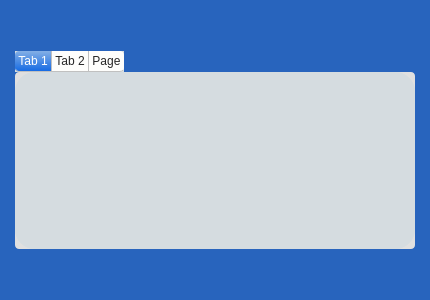
<?xml version="1.0" encoding="UTF-8"?>
<ui version="4.0">
 <class>Form</class>
 <widget class="QWidget" name="Form">
  <property name="geometry">
   <rect>
    <x>0</x>
    <y>0</y>
    <width>430</width>
    <height>300</height>
   </rect>
  </property>
  <property name="windowTitle">
   <string>Form</string>
  </property>
  <property name="styleSheet">
   <string notr="true">*{    background-color:#2864bd;
}
QFormWindow {
    background-color:#2864bd;
}
QPushButton, QToolButton, QCommandLinkButton{
    padding: 0 5px 0 5px;
    border-style: solid;
    border-top-color: qlineargradient(spread:pad, x1:0, y1:0, x2:0, y2:1, stop:0 #c1c9cf, stop:1 #d2d8dd);
    border-right-color: qlineargradient(spread:pad, x1:1, y1:0, x2:0, y2:0, stop:0 #c1c9cf, stop:1 #d2d8dd);
    border-bottom-color: qlineargradient(spread:pad, x1:0, y1:1, x2:0, y2:0, stop:0 #c1c9cf, stop:1 #d2d8dd);
    border-left-color: qlineargradient(spread:pad, x1:0, y1:0, x2:1, y2:0, stop:0 #c1c9cf, stop:1 #d2d8dd);
    border-width: 2px;
    border-radius: 8px;
    color: #616161;
    font-weight: bold;
    background-color: qlineargradient(spread:pad, x1:0.5, y1:0, x2:0.5, y2:1, stop:0 #fbfdfd, stop:0.5 #ffffff, stop:1 #fbfdfd);
}
QPushButton::default, QToolButton::default, QCommandLinkButton::default{
    border: 2px solid transparent;
    color: #FFFFFF;
    background-color: qlineargradient(spread:pad, x1:0.5, y1:0, x2:0.5, y2:1, stop:0 #84afe5, stop:1 #1168e4);
}
QPushButton:hover, QToolButton:hover, QCommandLinkButton:hover{
    color: #3d3d3d;
}
QPushButton:pressed, QToolButton:pressed, QCommandLinkButton:pressed{
    color: #aeaeae;
    background-color: qlineargradient(spread:pad, x1:0.5, y1:0, x2:0.5, y2:1, stop:0 #ffffff, stop:0.5 #fbfdfd, stop:1 #ffffff);
}
QPushButton:disabled, QToolButton:disabled, QCommandLinkButton:disabled{
    color: #616161;
    background-color: qlineargradient(spread:pad, x1:0.5, y1:0, x2:0.5, y2:1, stop:0 #dce7eb, stop:0.5 #e0e8eb, stop:1 #dee7ec);
}
QLineEdit, QTextEdit, QPlainTextEdit, QSpinBox, QDoubleSpinBox, QTimeEdit, QDateEdit, QDateTimeEdit {
    border-width: 2px;
    border-radius: 8px;
    border-style: solid;
    border-top-color: qlineargradient(spread:pad, x1:0.5, y1:1, x2:0.5, y2:0, stop:0 #c1c9cf, stop:1 #d2d8dd);
    border-right-color: qlineargradient(spread:pad, x1:0, y1:0, x2:1, y2:0, stop:0 #c1c9cf, stop:1 #d2d8dd);
    border-bottom-color: qlineargradient(spread:pad, x1:0.5, y1:0, x2:0.5, y2:1, stop:0 #c1c9cf, stop:1 #d2d8dd);
    border-left-color: qlineargradient(spread:pad, x1:1, y1:0, x2:0, y2:0, stop:0 #c1c9cf, stop:1 #d2d8dd);
    background-color: #f4f4f4;
    color: #3d3d3d;
}
QLineEdit:focus, QTextEdit:focus, QPlainTextEdit:focus, QSpinBox:focus, QDoubleSpinBox:focus, QTimeEdit:focus, QDateEdit:focus, QDateTimeEdit:focus {
    border-width: 2px;
    border-radius: 8px;
    border-style: solid;
    border-top-color: qlineargradient(spread:pad, x1:0.5, y1:1, x2:0.5, y2:0, stop:0 #85b7e3, stop:1 #9ec1db);
    border-right-color: qlineargradient(spread:pad, x1:0, y1:0, x2:1, y2:0, stop:0 #85b7e3, stop:1 #9ec1db);
    border-bottom-color: qlineargradient(spread:pad, x1:0.5, y1:0, x2:0.5, y2:1, stop:0 #85b7e3, stop:1 #9ec1db);
    border-left-color: qlineargradient(spread:pad, x1:1, y1:0, x2:0, y2:0, stop:0 #85b7e3, stop:1 #9ec1db);
    background-color: #f4f4f4;
    color: #3d3d3d;
}
QLineEdit:disabled, QTextEdit:disabled, QPlainTextEdit:disabled, QSpinBox:disabled, QDoubleSpinBox:disabled, QTimeEdit:disabled, QDateEdit:disabled, QDateTimeEdit:disabled {
    color: #b9b9b9;
}
QSpinBox::up-button, QDoubleSpinBox::up-button, QTimeEdit::up-button, QDateEdit::up-button, QDateTimeEdit::up-button {
    subcontrol-origin: padding;
    subcontrol-position: top right;
    width: 15px;
    color: #272727;
    border-left-width: 1px;
    border-left-color: darkgray;
    border-left-style: solid;
    border-top-right-radius: 3px;
    padding: 3px;
}
QSpinBox::down-button, QDoubleSpinBox::down-button, QTimeEdit::down-button, QDateEdit::down-button, QDateTimeEdit::down-button {
    subcontrol-origin: padding;
    subcontrol-position: bottom right;
    width: 15px;
    color: #272727;
    border-left-width: 1px;
    border-left-color: darkgray;
    border-left-style: solid;
    border-bottom-right-radius: 3px;
    padding: 3px;
}
QSpinBox::up-button:pressed, QDoubleSpinBox::up-button:pressed, QTimeEdit::up-button:pressed, QDateEdit::up-button:pressed, QDateTimeEdit::up-button:pressed {
    color: #aeaeae;
    background-color: qlineargradient(spread:pad, x1:0.5, y1:0, x2:0.5, y2:1, stop:0 #ffffff, stop:0.5 #fbfdfd, stop:1 #ffffff);
}
QSpinBox::down-button:pressed, QDoubleSpinBox::down-button:pressed, QTimeEdit::down-button:pressed, QDateEdit::down-button:pressed, QDateTimeEdit::down-button:pressed {
    color: #aeaeae;
    background-color: qlineargradient(spread:pad, x1:0.5, y1:0, x2:0.5, y2:1, stop:0 #ffffff, stop:0.5 #fbfdfd, stop:1 #ffffff);
}
QSpinBox::up-button:hover, QDoubleSpinBox::up-button:hover, QTimeEdit::up-button:hover, QDateEdit::up-button:hover, QDateTimeEdit::up-button:hover {
    color: #FFFFFF;
    border-top-right-radius: 5px;
    background-color: qlineargradient(spread:pad, x1:0.5, y1:0, x2:0.5, y2:1, stop:0 #84afe5, stop:1 #1168e4);
    
}
QSpinBox::down-button:hover, QDoubleSpinBox::down-button:hover, QTimeEdit::down-button:hover, QDateEdit::down-button:hover, QDateTimeEdit::down-button:hover {
    color: #FFFFFF;
    border-bottom-right-radius: 5px;
    background-color: qlineargradient(spread:pad, x1:0.5, y1:0, x2:0.5, y2:1, stop:0 #84afe5, stop:1 #1168e4);
}
QSpinBox::up-arrow, QDoubleSpinBox::up-arrow, QTimeEdit::up-arrow, QDateEdit::up-arrow, QDateTimeEdit::up-arrow {
    image: url(/usr/share/icons/Adwaita/16x16/actions/go-up-symbolic.symbolic.png);
}
QSpinBox::down-arrow, QDoubleSpinBox::down-arrow, QTimeEdit::down-arrow, QDateEdit::down-arrow, QDateTimeEdit::down-arrow {
    image: url(/usr/share/icons/Adwaita/16x16/actions/go-down-symbolic.symbolic.png);
}
QProgressBar {
    max-height: 8px;
    text-align: center;
    font: italic bold 11px;
    color: #3d3d3d;
    border: 1px solid transparent;
    border-radius:4px;
    background-color: qlineargradient(spread:pad, x1:0, y1:0, x2:0, y2:1, stop:0 #ddd5d5, stop:0.5 #dad3d3, stop:1 #ddd5d5);
}
QProgressBar::chunk {
    background-color: qlineargradient(spread:pad, x1:0, y1:0, x2:0, y2:1, stop:0 #467dd1, stop:0.5 #3b88fc, stop:1 #467dd1);
    border-radius: 4px;
}
QProgressBar:disabled {
    color: #616161;
}
QProgressBar::chunk:disabled {
    background-color: #aeaeae;
}
QSlider::groove {
    border: 1px solid #bbbbbb;
    background-color: #52595d;
    border-radius: 4px;
}
QSlider::groove:horizontal {
    height: 6px;
}
QSlider::groove:vertical {
    width: 6px;
}
QSlider::handle:horizontal {
    background: #ffffff;
    border-style: solid;
    border-width: 1px;
    border-color: rgb(207,207,207);
    width: 12px;
    margin: -5px 0;
    border-radius: 7px;
}
QSlider::handle:vertical {
    background: #ffffff;
    border-style: solid;
    border-width: 1px;
    border-color: rgb(207,207,207);
    height: 12px;
    margin: 0 -5px;
    border-radius: 7px;
}
QSlider::add-page, QSlider::sub-page {
    border: 1px transparent;
    background-color: #52595d;
    border-radius: 4px;
}
QSlider::add-page:horizontal {
    background: qlineargradient(spread:pad, x1:0, y1:0, x2:0, y2:1, stop:0 #ddd5d5, stop:0.5 #dad3d3, stop:1 #ddd5d5);
}
QSlider::sub-page:horizontal {
    background-color: qlineargradient(spread:pad, x1:0, y1:0, x2:1, y2:0, stop:0 #467dd1, stop:0.5 #3b88fc, stop:1 #467dd1);
}
QSlider::add-page:vertical {
    background-color: qlineargradient(spread:pad, x1:0, y1:0, x2:0, y2:1, stop:0 #467dd1, stop:0.5 #3b88fc, stop:1 #467dd1);
}
QSlider::sub-page:vertical {
    background: qlineargradient(spread:pad, x1:0, y1:0, x2:1, y2:0, stop:0 #ddd5d5, stop:0.5 #dad3d3, stop:1 #ddd5d5);
}
QSlider::add-page:horizontal:disabled, QSlider::sub-page:horizontal:disabled, QSlider::add-page:vertical:disabled, QSlider::sub-page:vertical:disabled {
    background: #b9b9b9;
}
QComboBox, QFontComboBox {
    border-width: 2px;
    border-radius: 8px;
    border-style: solid;
    border-top-color: qlineargradient(spread:pad, x1:0.5, y1:1, x2:0.5, y2:0, stop:0 #c1c9cf, stop:1 #d2d8dd);
    border-right-color: qlineargradient(spread:pad, x1:0, y1:0, x2:1, y2:0, stop:0 #c1c9cf, stop:1 #d2d8dd);
    border-bottom-color: qlineargradient(spread:pad, x1:0.5, y1:0, x2:0.5, y2:1, stop:0 #c1c9cf, stop:1 #d2d8dd);
    border-left-color: qlineargradient(spread:pad, x1:1, y1:0, x2:0, y2:0, stop:0 #c1c9cf, stop:1 #d2d8dd);
    background-color: #f4f4f4;
    color: #272727;
    padding-left: 5px;
}
QComboBox:editable, QComboBox:!editable, QComboBox::drop-down:editable, QComboBox:!editable:on, QComboBox::drop-down:editable:on {
    background: #ffff;
}
QComboBox::drop-down {
    subcontrol-origin: padding;
    subcontrol-position: top right;
    width: 15px;
    color: #272727;
    border-left-width: 1px;
    border-left-color: darkgray;
    border-left-style: solid;
    border-top-right-radius: 3px;
    border-bottom-right-radius: 3px;
}
QComboBox::down-arrow {
    image: url(/usr/share/icons/Adwaita/16x16/actions/go-down-symbolic.symbolic.png); /*Adawaita icon thene*/
}

QComboBox::down-arrow:on {
    top: 1px;
    left: 1px;
}
QComboBox QAbstractItemView {
    border: 1px solid darkgray;
    border-radius: 8px;
    selection-background-color: #dadada;
    selection-color: #272727;
    color: #272727;
    background: white;
}
QLabel, QCheckBox, QRadioButton {
    color: #272727;
}
QCheckBox {
    padding: 2px;
}
QCheckBox:disabled, QRadioButton:disabled {
    color: #808086;
    padding: 2px;
}

QCheckBox:hover {
    border-radius:4px;
    border-style:solid;
    padding-left: 1px;
    padding-right: 1px;
    padding-bottom: 1px;
    padding-top: 1px;
    border-width:1px;
    border-color: transparent;
}
QCheckBox::indicator:checked {
    image: url(/usr/share/icons/Adwaita/16x16/actions/object-select-symbolic.symbolic.png);
    height: 15px;
    width: 15px;
    border-style:solid;
    border-width: 1px;
    border-color: #48a5fd;
    color: #ffffff;
    border-radius: 3px;
    background-color: qlineargradient(spread:pad, x1:0, y1:0, x2:0, y2:1, stop:0 #48a5fd, stop:0.5 #329cfb, stop:1 #48a5fd);
}
QCheckBox::indicator:unchecked {
    
    height: 15px;
    width: 15px;
    border-style:solid;
    border-width: 1px;
    border-color: #48a5fd;
    border-radius: 3px;
    background-color: #fbfdfa;
}
QLCDNumber {
    color: #616161;;
}
QMenuBar {
    background-color: #ececec;
}
QMenuBar::item {
    color: #616161;
    spacing: 3px;
    padding: 1px 4px;
    background-color: #ececec;
}

QMenuBar::item:selected {
    background-color: #dadada;
    color: #3d3d3d;
}
QMenu {
    background-color: #ececec;
}
QMenu::item:selected {
    background-color: #dadada;
    color: #3d3d3d;
}
QMenu::item {
    color: #616161;;
    background-color: #e0e0e0;
}
QTabWidget {
    color:rgb(0,0,0);
    background-color:#000000;
}
QTabWidget::pane {
    border-color: #050a0e;
    background-color: #e0e0e0;
    border-width: 1px;
    border-radius: 4px;
    position: absolute;
    top: -0.5em;
    padding-top: 0.5em;
}

QTabWidget::tab-bar {
    alignment: center;
}

QTabBar::tab {
    border-bottom: 1px solid #c0c0c0;
    padding: 3px;
    color: #272727;
    background-color: #fefefc;
    margin-left:0px;
}
QTabBar::tab:!last {
    border-right: 1px solid;
    border-right-color: #c0c0c0;
    border-bottom-color: #c0c0c0;
}
QTabBar::tab:first {
    border-top-left-radius: 4px;
    border-bottom-left-radius: 4px;
}
QTabBar::tab:last {
    border-top-right-radius: 4px;
    border-bottom-right-radius: 4px;
}
QTabBar::tab:selected, QTabBar::tab:last:selected, QTabBar::tab:hover {
    color: #FFFFFF;
    background-color: qlineargradient(spread:pad, x1:0.5, y1:0, x2:0.5, y2:1, stop:0 #84afe5, stop:1 #1168e4);
}
QRadioButton::indicator {
    height: 14px;
    width: 14px;
    border-style:solid;
    border-radius:7px;
    border-width: 1px;
}
QRadioButton::indicator:checked {
    border-color: #48a5fd;
    background-color: qradialgradient(cx:0.5, cy:0.5, radius:0.4,fx:0.5, fy:0.5, stop:0 #ffffff, stop:0.5 #ffffff, stop:0.6 #48a5fd, stop:1 #48a5fd);
}
QRadioButton::indicator:!checked {
    border-color: #a9b7c6;
    background-color: #fbfdfa;
}
QStatusBar {
    color:#027f7f;
}

QDial {
    background: #16a085;
}

QToolBox {
    color: #a9b7c6;
    background-color: #222b2e;
}
QToolBox::tab {
    color: #a9b7c6;
    background-color:#222b2e;
}
QToolBox::tab:selected {
    color: #FFFFFF;
    background-color:#222b2e;
}
QScrollArea {
    color: #FFFFFF;
    background-color:#222b2e;
}

QScrollBar:horizontal {
	max-height: 10px;
	border: 1px transparent grey;
	margin: 0px 20px 0px 20px;
	background: transparent;
}
QScrollBar:vertical {
	max-width: 10px;
	border: 1px transparent grey;
	margin: 20px 0px 20px 0px;
	background: transparent;
}
QScrollBar::handle:vertical, QScrollBar::handle:horizontal {
	background: #52595d;
	border-style: transparent;
	border-radius: 4px;
	min-height: 25px;
}
QScrollBar::handle:horizontal:hover, QScrollBar::handle:vertical:hover {
	background: qlineargradient(spread:pad, x1:0, y1:0, x2:1, y2:0, stop:0 #467dd1, stop:0.5 #3b88fc, stop:1 #467dd1);
}
QScrollBar::add-line, QScrollBar::sub-line {
    border: 2px transparent grey;
    border-radius: 4px;
    subcontrol-origin: margin;
    background: #b9b9b9;
}
QScrollBar::add-line:horizontal {
    width: 20px;
    subcontrol-position: right;
}
QScrollBar::add-line:vertical {
    height: 20px;
    subcontrol-position: bottom;
}
QScrollBar::sub-line:horizontal {
    width: 20px;
    subcontrol-position: left;
}
QScrollBar::sub-line:vertical {
    height: 20px;
    subcontrol-position: top;
}
QScrollBar::add-line:vertical:pressed, QScrollBar::add-line:horizontal:pressed, QScrollBar::sub-line:horizontal:pressed, QScrollBar::sub-line:vertical:pressed {
    background: qlineargradient(spread:pad, x1:0, y1:0, x2:1, y2:0, stop:0 #467dd1, stop:0.5 #3b88fc, stop:1 #467dd1);
}
QScrollBar::add-page:horizontal, QScrollBar::sub-page:horizontal, QScrollBar::add-page:vertical, QScrollBar::sub-page:vertical {
    background: none;
}
QScrollBar::up-arrow:vertical {
    image: url(/usr/share/icons/Adwaita/16x16/actions/go-up-symbolic.symbolic.png);
}
QScrollBar::down-arrow:vertical {
    image: url(/usr/share/icons/Adwaita/16x16/actions/go-down-symbolic.symbolic.png);
}
QScrollBar::left-arrow:horizontal {
    image: url(/usr/share/icons/Adwaita/16x16/actions/go-previous-symbolic.symbolic.png);
}
QScrollBar::right-arrow:horizontal {
    image: url(/usr/share/icons/Adwaita/16x16/actions/go-next-symbolic.symbolic.png);
}</string>
  </property>
  <layout class="QGridLayout" name="gridLayout">
   <item row="0" column="1">
    <spacer name="verticalSpacer">
     <property name="orientation">
      <enum>Qt::Vertical</enum>
     </property>
     <property name="sizeType">
      <enum>QSizePolicy::Preferred</enum>
     </property>
     <property name="sizeHint" stdset="0">
      <size>
       <width>20</width>
       <height>40</height>
      </size>
     </property>
    </spacer>
   </item>
   <item row="1" column="0">
    <spacer name="horizontalSpacer">
     <property name="orientation">
      <enum>Qt::Horizontal</enum>
     </property>
     <property name="sizeHint" stdset="0">
      <size>
       <width>232</width>
       <height>20</height>
      </size>
     </property>
    </spacer>
   </item>
   <item row="1" column="1">
    <widget class="QTabWidget" name="tabWidget">
     <property name="minimumSize">
      <size>
       <width>400</width>
       <height>0</height>
      </size>
     </property>
     <property name="maximumSize">
      <size>
       <width>400</width>
       <height>16777215</height>
      </size>
     </property>
     <property name="styleSheet">
      <string notr="true">background-color:#d5dce0;
border-radius:20% 20%;</string>
     </property>
     <property name="currentIndex">
      <number>0</number>
     </property>
     <widget class="QWidget" name="tab">
      <attribute name="title">
       <string>Tab 1</string>
      </attribute>
      <widget class="QPushButton" name="pushButton_2">
       <property name="geometry">
        <rect>
         <x>108</x>
         <y>60</y>
         <width>191</width>
         <height>201</height>
        </rect>
       </property>
       <property name="styleSheet">
        <string notr="true">border-color: rgb(85, 255, 127,0);</string>
       </property>
       <property name="text">
        <string/>
       </property>
       <property name="icon">
        <iconset resource="app_resources.qrc">
         <normaloff>:/icons/icons/7069717.png</normaloff>:/icons/icons/7069717.png</iconset>
       </property>
       <property name="iconSize">
        <size>
         <width>200</width>
         <height>200</height>
        </size>
       </property>
      </widget>
      <widget class="QLabel" name="label_2">
       <property name="geometry">
        <rect>
         <x>88</x>
         <y>280</y>
         <width>241</width>
         <height>31</height>
        </rect>
       </property>
       <property name="font">
        <font>
         <family>Ubuntu</family>
         <pointsize>-1</pointsize>
        </font>
       </property>
       <property name="styleSheet">
        <string notr="true">font-size:20px;</string>
       </property>
       <property name="text">
        <string>Welcome to Specials Aid</string>
       </property>
      </widget>
      <widget class="QTextBrowser" name="textBrowser">
       <property name="geometry">
        <rect>
         <x>40</x>
         <y>340</y>
         <width>331</width>
         <height>192</height>
        </rect>
       </property>
       <property name="font">
        <font>
         <family>Ubuntu</family>
         <pointsize>20</pointsize>
        </font>
       </property>
       <property name="styleSheet">
        <string notr="true">color: rgb(102, 102, 102);

border-color: rgb(255, 255, 255,0);</string>
       </property>
       <property name="html">
        <string>&lt;!DOCTYPE HTML PUBLIC &quot;-//W3C//DTD HTML 4.0//EN&quot; &quot;http://www.w3.org/TR/REC-html40/strict.dtd&quot;&gt;
&lt;html&gt;&lt;head&gt;&lt;meta name=&quot;qrichtext&quot; content=&quot;1&quot; /&gt;&lt;style type=&quot;text/css&quot;&gt;
p, li { white-space: pre-wrap; }
&lt;/style&gt;&lt;/head&gt;&lt;body style=&quot; font-family:'Ubuntu'; font-size:20pt; font-weight:400; font-style:normal;&quot;&gt;
&lt;p style=&quot; margin-top:12px; margin-bottom:12px; margin-left:0px; margin-right:0px; -qt-block-indent:0; text-indent:0px;&quot;&gt;&lt;span style=&quot; font-family:'MS Shell Dlg 2'; font-size:11pt;&quot;&gt;SymboTalk is an Augmentative and Alternative Communication (AAC) system, designed to make communication boards for any use. &lt;br /&gt;&lt;br /&gt;You can use SymboTalk with tow modes: &lt;/span&gt;&lt;span style=&quot; font-family:'MS Shell Dlg 2'; font-size:11pt; font-weight:600;&quot;&gt;Edit mode&lt;/span&gt;&lt;span style=&quot; font-family:'MS Shell Dlg 2'; font-size:11pt;&quot;&gt; or &lt;/span&gt;&lt;span style=&quot; font-family:'MS Shell Dlg 2'; font-size:11pt; font-weight:600;&quot;&gt;Me mode&lt;/span&gt;&lt;span style=&quot; font-family:'MS Shell Dlg 2'; font-size:11pt;&quot;&gt;.&lt;/span&gt;&lt;/p&gt;&lt;/body&gt;&lt;/html&gt;</string>
       </property>
      </widget>
      <widget class="QPushButton" name="nest_to_tab_2_btn">
       <property name="geometry">
        <rect>
         <x>365</x>
         <y>10</y>
         <width>21</width>
         <height>41</height>
        </rect>
       </property>
       <property name="styleSheet">
        <string notr="true">border-color: rgb(255, 255, 255,0);</string>
       </property>
       <property name="text">
        <string/>
       </property>
       <property name="icon">
        <iconset resource="app_resources.qrc">
         <normaloff>:/icons/icons/icons8-next-50.png</normaloff>:/icons/icons/icons8-next-50.png</iconset>
       </property>
       <property name="iconSize">
        <size>
         <width>30</width>
         <height>30</height>
        </size>
       </property>
      </widget>
      <widget class="QPushButton" name="pushButton_9">
       <property name="geometry">
        <rect>
         <x>160</x>
         <y>520</y>
         <width>75</width>
         <height>23</height>
        </rect>
       </property>
       <property name="styleSheet">
        <string notr="true">border-color: rgb(255, 255, 255,0);</string>
       </property>
       <property name="text">
        <string/>
       </property>
       <property name="icon">
        <iconset resource="app_resources.qrc">
         <normaloff>:/icons/icons/more.png</normaloff>:/icons/icons/more.png</iconset>
       </property>
       <property name="iconSize">
        <size>
         <width>50</width>
         <height>50</height>
        </size>
       </property>
      </widget>
     </widget>
     <widget class="QWidget" name="tab_2">
      <attribute name="title">
       <string>Tab 2</string>
      </attribute>
      <widget class="QTextBrowser" name="textBrowser_2">
       <property name="geometry">
        <rect>
         <x>40</x>
         <y>350</y>
         <width>331</width>
         <height>192</height>
        </rect>
       </property>
       <property name="font">
        <font>
         <family>Ubuntu</family>
         <pointsize>20</pointsize>
        </font>
       </property>
       <property name="styleSheet">
        <string notr="true">color: rgb(102, 102, 102);

border-color: rgb(255, 255, 255,0);</string>
       </property>
       <property name="html">
        <string>&lt;!DOCTYPE HTML PUBLIC &quot;-//W3C//DTD HTML 4.0//EN&quot; &quot;http://www.w3.org/TR/REC-html40/strict.dtd&quot;&gt;
&lt;html&gt;&lt;head&gt;&lt;meta name=&quot;qrichtext&quot; content=&quot;1&quot; /&gt;&lt;style type=&quot;text/css&quot;&gt;
p, li { white-space: pre-wrap; }
&lt;/style&gt;&lt;/head&gt;&lt;body style=&quot; font-family:'Ubuntu'; font-size:20pt; font-weight:400; font-style:normal;&quot;&gt;
&lt;p style=&quot; margin-top:0px; margin-bottom:0px; margin-left:0px; margin-right:0px; -qt-block-indent:0; text-indent:0px;&quot;&gt;&lt;span style=&quot; font-size:11pt;&quot;&gt;Edit mode designed for editors and board makers. You can use the boards at Edit mode but it's not recommended.&lt;/span&gt;&lt;/p&gt;&lt;/body&gt;&lt;/html&gt;</string>
       </property>
      </widget>
      <widget class="QLabel" name="label_3">
       <property name="geometry">
        <rect>
         <x>83</x>
         <y>300</y>
         <width>241</width>
         <height>31</height>
        </rect>
       </property>
       <property name="font">
        <font>
         <family>Ubuntu</family>
         <pointsize>-1</pointsize>
        </font>
       </property>
       <property name="styleSheet">
        <string notr="true">font-size:20px;</string>
       </property>
       <property name="text">
        <string>Edit mode</string>
       </property>
       <property name="alignment">
        <set>Qt::AlignCenter</set>
       </property>
      </widget>
      <widget class="QPushButton" name="pushButton_3">
       <property name="geometry">
        <rect>
         <x>108</x>
         <y>80</y>
         <width>191</width>
         <height>201</height>
        </rect>
       </property>
       <property name="styleSheet">
        <string notr="true">border-color: rgb(85, 255, 127,0);</string>
       </property>
       <property name="text">
        <string/>
       </property>
       <property name="icon">
        <iconset resource="app_resources.qrc">
         <normaloff>:/icons/icons/editMode.png</normaloff>:/icons/icons/editMode.png</iconset>
       </property>
       <property name="iconSize">
        <size>
         <width>200</width>
         <height>200</height>
        </size>
       </property>
      </widget>
      <widget class="QPushButton" name="next_to_tab3_btn">
       <property name="geometry">
        <rect>
         <x>365</x>
         <y>10</y>
         <width>21</width>
         <height>41</height>
        </rect>
       </property>
       <property name="styleSheet">
        <string notr="true">border-color: rgb(255, 255, 255,0);</string>
       </property>
       <property name="text">
        <string/>
       </property>
       <property name="icon">
        <iconset resource="app_resources.qrc">
         <normaloff>:/icons/icons/icons8-next-50.png</normaloff>:/icons/icons/icons8-next-50.png</iconset>
       </property>
       <property name="iconSize">
        <size>
         <width>30</width>
         <height>30</height>
        </size>
       </property>
      </widget>
      <widget class="QPushButton" name="bck_to_tab1_btn">
       <property name="geometry">
        <rect>
         <x>20</x>
         <y>10</y>
         <width>21</width>
         <height>41</height>
        </rect>
       </property>
       <property name="styleSheet">
        <string notr="true">border-color: rgb(255, 255, 255,0);</string>
       </property>
       <property name="text">
        <string/>
       </property>
       <property name="icon">
        <iconset resource="app_resources.qrc">
         <normaloff>:/icons/icons/icons8-back-50.png</normaloff>:/icons/icons/icons8-back-50.png</iconset>
       </property>
       <property name="iconSize">
        <size>
         <width>30</width>
         <height>30</height>
        </size>
       </property>
      </widget>
      <widget class="QPushButton" name="pushButton_10">
       <property name="geometry">
        <rect>
         <x>160</x>
         <y>520</y>
         <width>75</width>
         <height>23</height>
        </rect>
       </property>
       <property name="styleSheet">
        <string notr="true">border-color: rgb(255, 255, 255,0);</string>
       </property>
       <property name="text">
        <string/>
       </property>
       <property name="icon">
        <iconset resource="app_resources.qrc">
         <normaloff>:/icons/icons/more (1).png</normaloff>:/icons/icons/more (1).png</iconset>
       </property>
       <property name="iconSize">
        <size>
         <width>50</width>
         <height>50</height>
        </size>
       </property>
      </widget>
     </widget>
     <widget class="QWidget" name="tab_3">
      <attribute name="title">
       <string>Page</string>
      </attribute>
      <widget class="QTextBrowser" name="textBrowser_3">
       <property name="geometry">
        <rect>
         <x>42</x>
         <y>350</y>
         <width>331</width>
         <height>192</height>
        </rect>
       </property>
       <property name="font">
        <font>
         <family>Ubuntu</family>
         <pointsize>20</pointsize>
        </font>
       </property>
       <property name="styleSheet">
        <string notr="true">color: rgb(102, 102, 102);

border-color: rgb(255, 255, 255,0);</string>
       </property>
       <property name="html">
        <string>&lt;!DOCTYPE HTML PUBLIC &quot;-//W3C//DTD HTML 4.0//EN&quot; &quot;http://www.w3.org/TR/REC-html40/strict.dtd&quot;&gt;
&lt;html&gt;&lt;head&gt;&lt;meta name=&quot;qrichtext&quot; content=&quot;1&quot; /&gt;&lt;style type=&quot;text/css&quot;&gt;
p, li { white-space: pre-wrap; }
&lt;/style&gt;&lt;/head&gt;&lt;body style=&quot; font-family:'Ubuntu'; font-size:20pt; font-weight:400; font-style:normal;&quot;&gt;
&lt;p style=&quot; margin-top:12px; margin-bottom:12px; margin-left:0px; margin-right:0px; -qt-block-indent:0; text-indent:0px;&quot;&gt;&lt;span style=&quot; font-size:11pt;&quot;&gt;Me mode designed for communication after you have all the boards and symbols you need.&lt;br /&gt;&lt;br /&gt;To enter Me mode go to Me tab at the home screen, or navigate to &lt;/span&gt;&lt;span style=&quot; font-size:11pt; font-style:italic;&quot;&gt;Profiles&lt;/span&gt;&lt;span style=&quot; font-size:11pt;&quot;&gt; page and click on one of the profiles.&lt;/span&gt;&lt;/p&gt;&lt;/body&gt;&lt;/html&gt;</string>
       </property>
      </widget>
      <widget class="QPushButton" name="back_to_tab2_btn">
       <property name="geometry">
        <rect>
         <x>22</x>
         <y>10</y>
         <width>21</width>
         <height>41</height>
        </rect>
       </property>
       <property name="styleSheet">
        <string notr="true">border-color: rgb(255, 255, 255,0);</string>
       </property>
       <property name="text">
        <string/>
       </property>
       <property name="icon">
        <iconset resource="app_resources.qrc">
         <normaloff>:/icons/icons/icons8-back-50.png</normaloff>:/icons/icons/icons8-back-50.png</iconset>
       </property>
       <property name="iconSize">
        <size>
         <width>30</width>
         <height>30</height>
        </size>
       </property>
      </widget>
      <widget class="QLabel" name="label_4">
       <property name="geometry">
        <rect>
         <x>85</x>
         <y>300</y>
         <width>241</width>
         <height>31</height>
        </rect>
       </property>
       <property name="font">
        <font>
         <family>Ubuntu</family>
         <pointsize>-1</pointsize>
        </font>
       </property>
       <property name="styleSheet">
        <string notr="true">font-size:20px;</string>
       </property>
       <property name="text">
        <string>ME MODE</string>
       </property>
       <property name="alignment">
        <set>Qt::AlignCenter</set>
       </property>
      </widget>
      <widget class="QPushButton" name="pushButton_8">
       <property name="geometry">
        <rect>
         <x>110</x>
         <y>80</y>
         <width>191</width>
         <height>201</height>
        </rect>
       </property>
       <property name="styleSheet">
        <string notr="true">border-color: rgb(85, 255, 127,0);</string>
       </property>
       <property name="text">
        <string/>
       </property>
       <property name="icon">
        <iconset resource="app_resources.qrc">
         <normaloff>:/icons/icons/meMode.png</normaloff>:/icons/icons/meMode.png</iconset>
       </property>
       <property name="iconSize">
        <size>
         <width>200</width>
         <height>200</height>
        </size>
       </property>
      </widget>
      <widget class="QPushButton" name="done_btn">
       <property name="geometry">
        <rect>
         <x>334</x>
         <y>10</y>
         <width>61</width>
         <height>23</height>
        </rect>
       </property>
       <property name="font">
        <font>
         <pointsize>11</pointsize>
         <weight>75</weight>
         <bold>true</bold>
        </font>
       </property>
       <property name="styleSheet">
        <string notr="true">*{border-color: rgb(255, 255, 255,0);

background-color: rgb(255, 181, 248,0);


color: rgb(53, 97, 255);}
QPushButton:hover{
background-color: rgb(226, 225, 255,.5);
}
</string>
       </property>
       <property name="text">
        <string>Done</string>
       </property>
      </widget>
      <widget class="QPushButton" name="pushButton_11">
       <property name="geometry">
        <rect>
         <x>160</x>
         <y>520</y>
         <width>75</width>
         <height>23</height>
        </rect>
       </property>
       <property name="styleSheet">
        <string notr="true">border-color: rgb(255, 255, 255,0);</string>
       </property>
       <property name="text">
        <string/>
       </property>
       <property name="icon">
        <iconset resource="app_resources.qrc">
         <normaloff>:/icons/icons/more (2).png</normaloff>:/icons/icons/more (2).png</iconset>
       </property>
       <property name="iconSize">
        <size>
         <width>50</width>
         <height>50</height>
        </size>
       </property>
      </widget>
     </widget>
    </widget>
   </item>
   <item row="1" column="2">
    <spacer name="horizontalSpacer_2">
     <property name="orientation">
      <enum>Qt::Horizontal</enum>
     </property>
     <property name="sizeHint" stdset="0">
      <size>
       <width>232</width>
       <height>20</height>
      </size>
     </property>
    </spacer>
   </item>
   <item row="2" column="1">
    <spacer name="verticalSpacer_2">
     <property name="orientation">
      <enum>Qt::Vertical</enum>
     </property>
     <property name="sizeType">
      <enum>QSizePolicy::Preferred</enum>
     </property>
     <property name="sizeHint" stdset="0">
      <size>
       <width>20</width>
       <height>40</height>
      </size>
     </property>
    </spacer>
   </item>
  </layout>
 </widget>
 <resources>
  <include location="app_resources.qrc"/>
 </resources>
 <connections/>
</ui>
